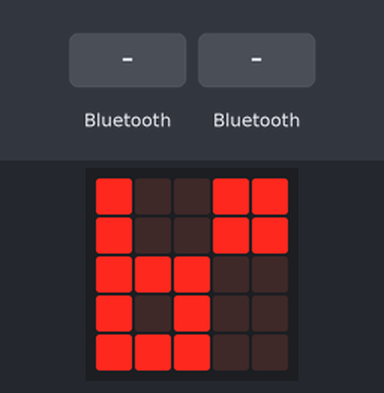
A program run on a simulated BBC micro:bit (MakeCode). Shown: the board's 5×5 LED display. The test bench sets the inputs (shaded band).

Above: at 1.6 s.
1.7 s: a phone connects over Bluetooth
At 2.4 s:
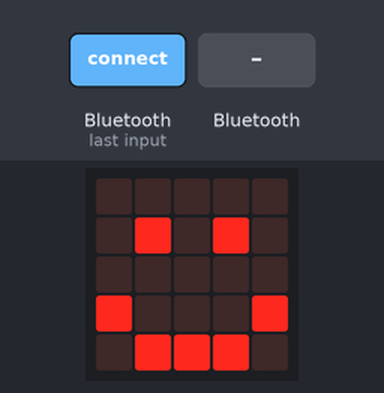
3.2 s: "1" arrives over Bluetooth UART
At 3.5 s:
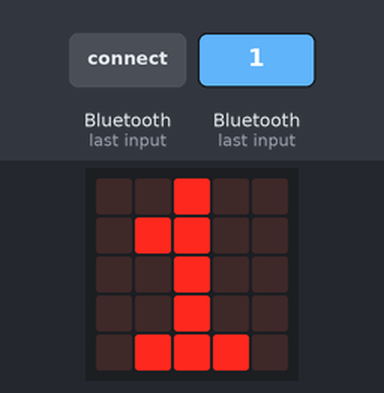
4.7 s: a phone disconnects over Bluetooth
At 5.9 s:
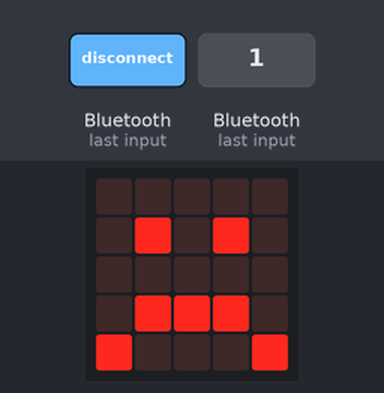
Timing chart, 0 to 7.7 s (numbered marks = the images above; inputs shaded):
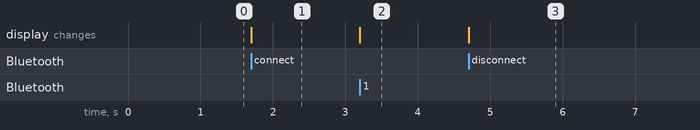

Measured:
- after the input at 1.7 s, the display: changes at once (image 1)
- after the input at 3.2 s, the display: changes at once (image 2)
- after the input at 4.7 s, the display: changes at once (image 3)

The program:

main.ts
```typescript
bluetooth.onBluetoothConnected(function () {
    basic.showLeds(`
        . . . . .
        . # . # .
        . . . . .
        # . . . #
        . # # # .
        `)
    uartData = bluetooth.uartReadUntil(serial.delimiters(Delimiters.Hash))
    basic.showString(uartData)
})
bluetooth.onBluetoothDisconnected(function () {
    basic.showLeds(`
        . . . . .
        . # . # .
        . . . . .
        . # # # .
        # . . . #
        `)
})
let uartData = ""
bluetooth.startTemperatureService()
bluetooth.startUartService()
basic.showLeds(`
    # . . # #
    # . . # #
    # # # . .
    # . # . .
    # # # . .
    `)
```

test.ts
```typescript
// sem patria testy; keď sa tento balík použije ako rozšírenie, nebudú sa kompilovať.
```
